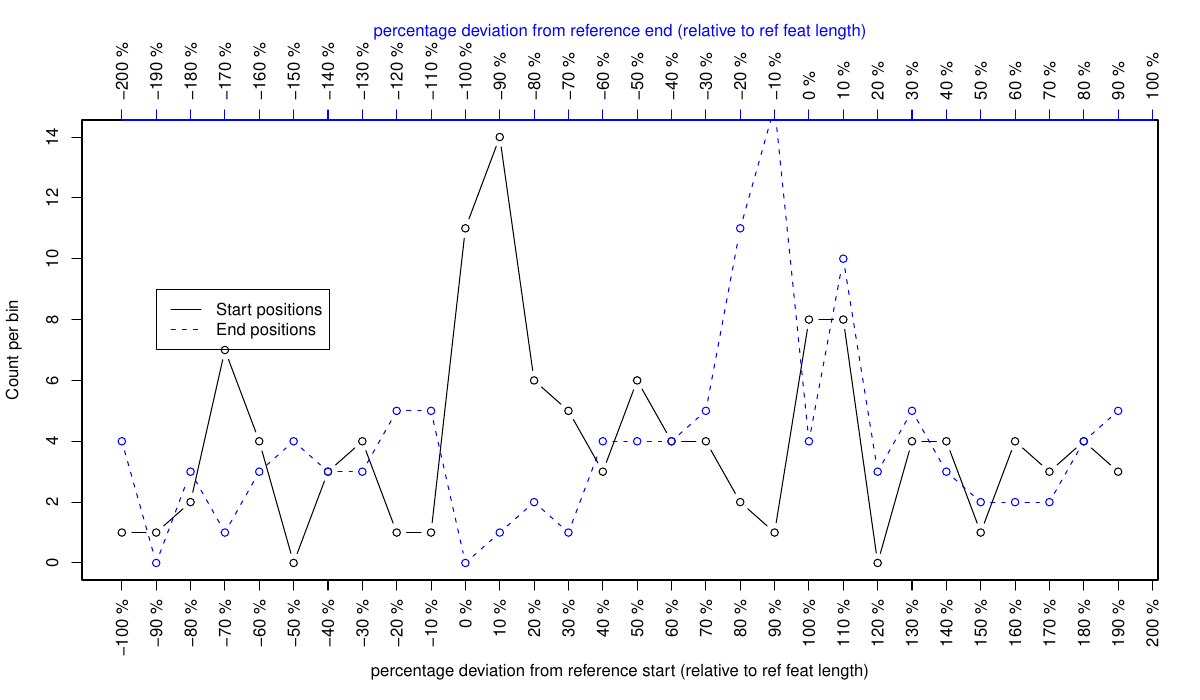

This figure's R source:
pdf("cbp-K27ac.pdf", width=12)
startx=c(-10,-9,-8,-7,-6,-5,-4,-3,-2,-1,0,1,2,3,4,5,6,7,8,9,10,11,12,13,14,15,16,17,18,19)
starty=c(1,1,2,7,4,0,3,4,1,1,11,14,6,5,3,6,4,4,2,1,8,8,0,4,4,1,4,3,4,3)
endx=c(-10,-9,-8,-7,-6,-5,-4,-3,-2,-1,0,1,2,3,4,5,6,7,8,9,10,11,12,13,14,15,16,17,18,19)
endy=c(4,0,3,1,3,4,3,3,5,5,0,1,2,1,4,4,4,5,11,15,4,10,3,5,3,2,2,2,4,5)
par(mar=c(6,4.1,6,2.1))
plot(startx, starty, type="b", xlab="", xaxt="n", ylab="Count per bin")
lines(endx, endy, type="b", lty=2, col="blue")
axis(1, seq(-10, 20), las=2, hadj=1.0, paste(seq(-10, 20)*10, "%"))
axis(3, seq(-10, 20), las=2, paste(seq(-20, 10)*10, "%"), col="blue", col.ticks="blue", col.lab="blue", )
legend(-9,9, legend=c("Start positions", "End positions"), lty=c(1,2), col=c("black", "blue"))
mtext("percentage deviation from reference end (relative to ref feat length)", NORTH<-3, line=4, adj=0.5, col="blue")
mtext("percentage deviation from reference start (relative to ref feat length)", WEST<-1, line=4, adj=0.5, col="black")
dev.off()
